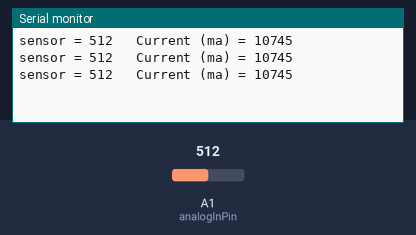
The sketch below on a simulated Arduino Uno, built with avr-gcc and run on an emulated ATmega328P. Parts: the last lines printed to the serial monitor. The inputs (shaded band) are chosen by the test bench; at power-on: A1 (analogInPin) = 512.

Above: at 1.3 s.
1.4 s: A1 (analogInPin) set to 716
At 1.9 s:
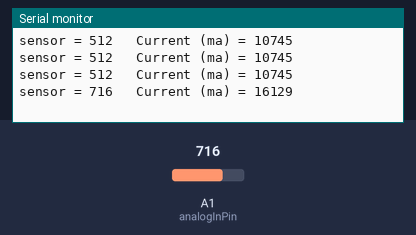
2.9 s: A1 (analogInPin) set to 900
At 3.4 s:
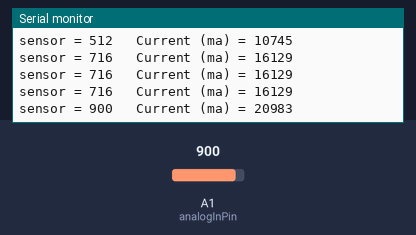
Timing chart, 0 to 5.9 s (numbered marks = the images above; inputs shaded):
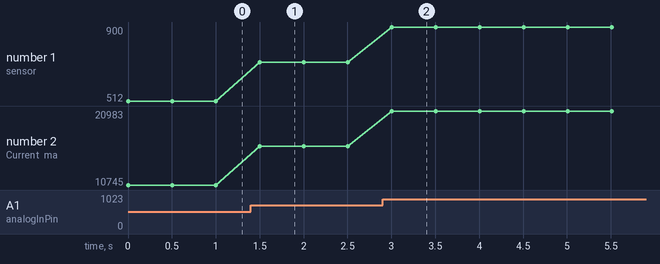

The sketch:

esp8266_amp.ino
```cpp
int analogInPin = A1; // Analog input pin that the carrier board OUT is connected to

int sensorValue = 0; // value read from the carrier board
int outputValue = 0; // output in milliamps

void setup() { // initialize serial communications at 9600 bps:
  Serial.begin(9600);

}
void loop() {
  sensorValue = analogRead(analogInPin); // read the analog in value:
  outputValue = (((long)sensorValue * 5000 / 1024) - 512 ) * 1000 / 185; // convert to milli amps
  Serial.print("sensor = " );  // print the results to the serial monitor:
  Serial.print(sensorValue);
  Serial.print("\t Current (ma) = ");
  Serial.println(outputValue);
  delay(500); // wait 10 milliseconds before the next loop
}
```

Measured:
- after the input at 1.4 s, the serial monitor: prints a new line after 0.10 s (image 1)
- after the input at 2.9 s, the serial monitor: prints a new line after 0.11 s (image 2)
- plotted number 1: 512 → 716 after the input at 1.4 s, 716 → 900 after the input at 2.9 s
- plotted number 2: 10745 → 16129 after the input at 1.4 s, 16129 → 20983 after the input at 2.9 s
